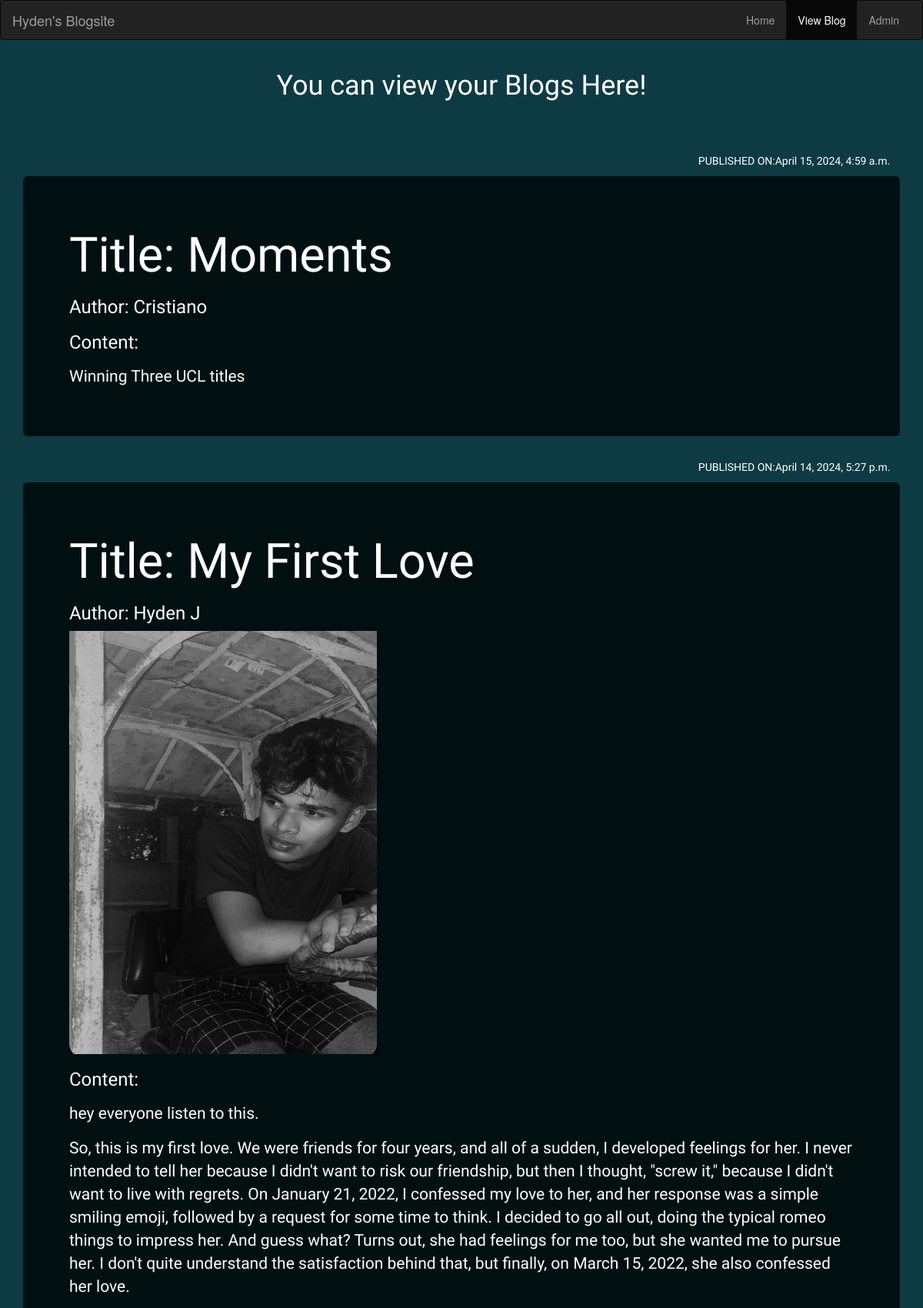
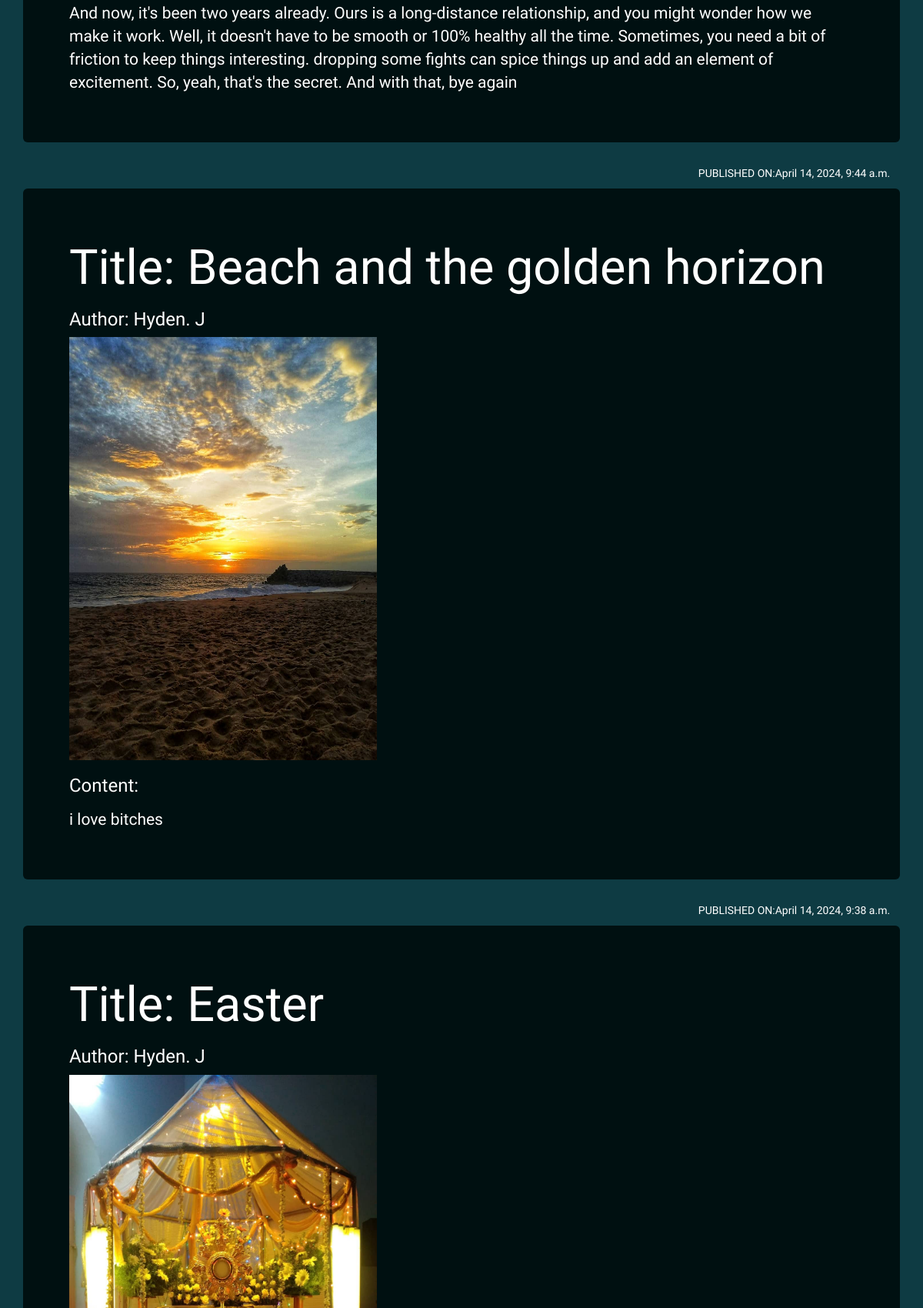
The page /View/ (upper part) on the database its author committed (2 pictures, top to bottom).
### blog/models.py (models this page shows)
class Blog(models.Model):
    Author = models.CharField(max_length=128)
    Blog_Id =models.IntegerField(unique=True)
    Title = models.CharField(max_length=128)
    Content = models.TextField()
    Date = models.DateTimeField(auto_now=True)
    Image = models.ImageField(upload_to='Pictures/%Y/%m/%d',blank=True,null=True,max_length=255)

### blog/views.py (the view)
# urls.py: path('View/',views.view,name="view"),
def view(request):
    blog_list = Blog.objects.all().order_by("-Date")
    blog_dict = {'Blogs': blog_list}
    return render(request, "view.html", context=blog_dict)

### templates/view.html (shortened to what this page needs)
<html>
    <head>
        <link rel="stylesheet" href="https://cdn.jsdelivr.net/npm/bootstrap@3.3.7/dist/css/bootstrap.min.css">
    </head>
    <body>
            <nav class="navbar navbar-inverse">
            <div class="container-fluid">
                <div class="navbar-header">
                <a class="navbar-brand" href="{% url 'brand' %}">Hyden's Blogsite</a>
                </div>
                <div class="navbar-collapse collapse" id="bs-example-navbar-collapse-1" aria-expanded="false" style="height: 1px;">
                <ul class="nav navbar-nav navbar-right">
                    <li ><a href="{% url 'home' %}">Home </a></li>
                    <li class="active"><a href="">View Blog <span class="sr-only">(current)</span></a></li>
                    <li><a href="{% url 'admin:index' %}">Admin</a></li>
                </ul>
                </div>
            </div>
            </nav>
            <div class="container">
                <h1 id="Header">You can view your Blogs Here!</h1>
                {% if Blogs %}
                {% for Blog in Blogs %}
                <p id="Blog_id"><span>PUBLISHED ON:{{ Blog.Date }}</span></p>
                <div class="jumbotron">
                    <h1>Title: {{ Blog.Title }}</h1>
                    <h3>Author: {{ Blog.Author }}</h3>
                    {% if Blog.Image %}
                    <img src="{{ Blog.Image.url }}" width="400px" height="550px" alt="Blog Image">
                    {% endif %}
                    <h3>Content:</h5>
                    <p> {{ Blog.Content | linebreaks }}</p>
                </div>
                {% endfor %}
                {% endif %}
            </div>
  </body>
</html>

### templates/view.html (style rules this page uses)
body { background-color: #0E3B43; position: relative; }
#header { text-align: center; color: white; padding-bottom: 5%; font-family: "Whisper", cursive; }
h1 { font-family: "Holtwood One SC", serif; }
h3 { font-family: "Ysabeau SC", sans-serif; }
#Blog_id { color: white; font-family: "Ysabeau SC", sans-serif; }
p { font-family: "Ysabeau SC", sans-serif; }
.jumbotron { background-color: #001011; color: white; }
span { padding-left: 77%; }

### rows shown on the page
Blog: Date "April 15, 2024, 4:59 a.m.", Title "Moments", Author "Cristiano", Content "Winning Three UCL titles"
Blog: Date "April 14, 2024, 5:27 p.m.", Title "My First Love", Author "Hyden J", Image (picture), Content "hey everyone listen to this. So, this is my first love. We were friends for four years, and all of a sudden, I developed feelings for her. I never intended to tell her because I didn't want to risk our friendship, but then I thought, \"screw it,\" because I didn't want to live with regrets. On January 21, 2022, I confessed my love to her, and her response was a simple smiling emoji, followed by a request for some time to think. I decided to go all out, doing the typical romeo things to impress her. And guess what? Turns out, she had feelings for me too, but she wanted me to pursue her. I don't quite understand the satisfaction behind that, but finally, on March 15, 2022, she also confessed…"
Blog: Date "April 14, 2024, 9:44 a.m.", Title "Beach and the golden horizon", Author "Hyden. J", Image (picture), Content "i love bitches"
Blog: Date "April 14, 2024, 9:38 a.m.", Title "Easter", Author "Hyden. J", Image (picture)
